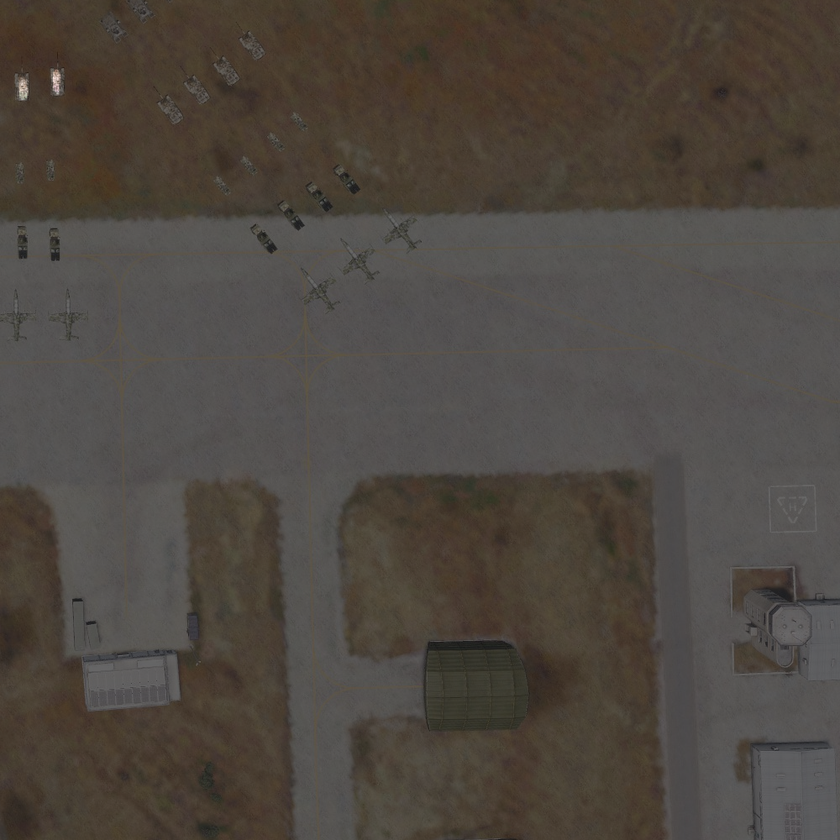
#> input picture output_patch_8.png, 840 x 840 px, shrunk from 1000 x 1000 before the run, given as the content of the folder /disk3/eric/dataset/VISION_SOFS/WEAPON_4/test, which was not available
$ jupyter execute --allow-errors 12.Split_n_Stich.ipynb
#> lines starting #> are read from the running program, lines starting #| are printed output that depends on the picture; pictures that were not available may be replaced by others from this repository, and a replacement may not be noted
[cell 1]
import matplotlib.pyplot as plt
from PIL import Image
import numpy as np
import os
from glob import glob

[cell 2]
data_root = "/disk3/eric/dataset/VISION_SOFS/WEAPON_4/test"

[cell 3]
#path_ = os.path.join(data_root, "label") + "/*.png"
path_ = os.path.join(data_root) + "/*.png"

[cell 4]
path_

#> (a cell that did not finish here is left out)

[cell 6]
img_ = Image.open(sorted(glob(path_))[0])
#> img_ is the input picture: PIL image 840x840 RGB; mean R, G, B 78.1, 71.5, 64.8

[cell 7]
img_.size
#> Out = (840, 840)

[cell 8]
path_.split("/")[-3].split("_")[-1]

[cell 9]
img_list_unorder = sorted(os.listdir(data_root))

[cell 10]
img_list_unorder

[cell 11]
# [24 lines left out: function split_save, not called in this run]

[cell 12]
def split_save_16(path, target_folder):
#> called with path = '_only/output_patch_8.png'
    image = Image.open(path)
    num_ = path.split("/")[-1].split(".")[0]  # 파일명 추출
    width, height = image.size
#> width = 840; height = 840

    # 16분할된 이미지의 크기를 계산합니다
    quarter_width = width // 4
#> quarter_width = 210
    quarter_height = height // 4
#> quarter_height = 210

    # 각 16분할 영역을 자릅니다
    crops = []
    for row in range(4):
        for col in range(4):
            left = col * quarter_width
            upper = row * quarter_height
            right = left + quarter_width
            lower = upper + quarter_height
            crops.append((left, upper, right, lower))

    # 각 잘라낸 이미지 저장
    for i, crop in enumerate(crops):
        cropped_image = image.crop(crop)
        cropped_image.save(os.path.join(target_folder, f"{num_}_part_{i + 1}.png"))
#> this loop made 16 passes
#> pass 1, in split_save_16, `cropped_image = image.crop(crop)`:
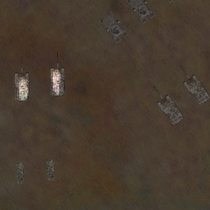
#> cropped_image: PIL image 210x210 RGB; mean R, G, B 72.2, 59.5, 46.9
#> pass 2, in split_save_16, `cropped_image = image.crop(crop)`:
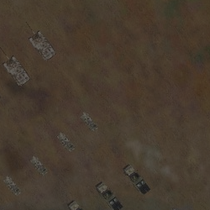
#> cropped_image: PIL image 210x210 RGB; mean R, G, B 71.6, 59.9, 47.5
#> pass 3, in split_save_16, `cropped_image = image.crop(crop)`:
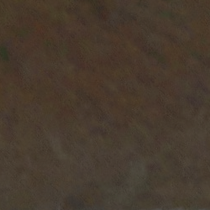
#> cropped_image: PIL image 210x210 RGB; mean R, G, B 71.7, 58.9, 46.6
#> after the loop:
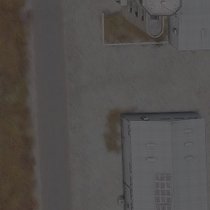
#> cropped_image: PIL image 210x210 RGB; mean R, G, B 82.5, 79.1, 77.2

    print("16-part images have been saved.")
